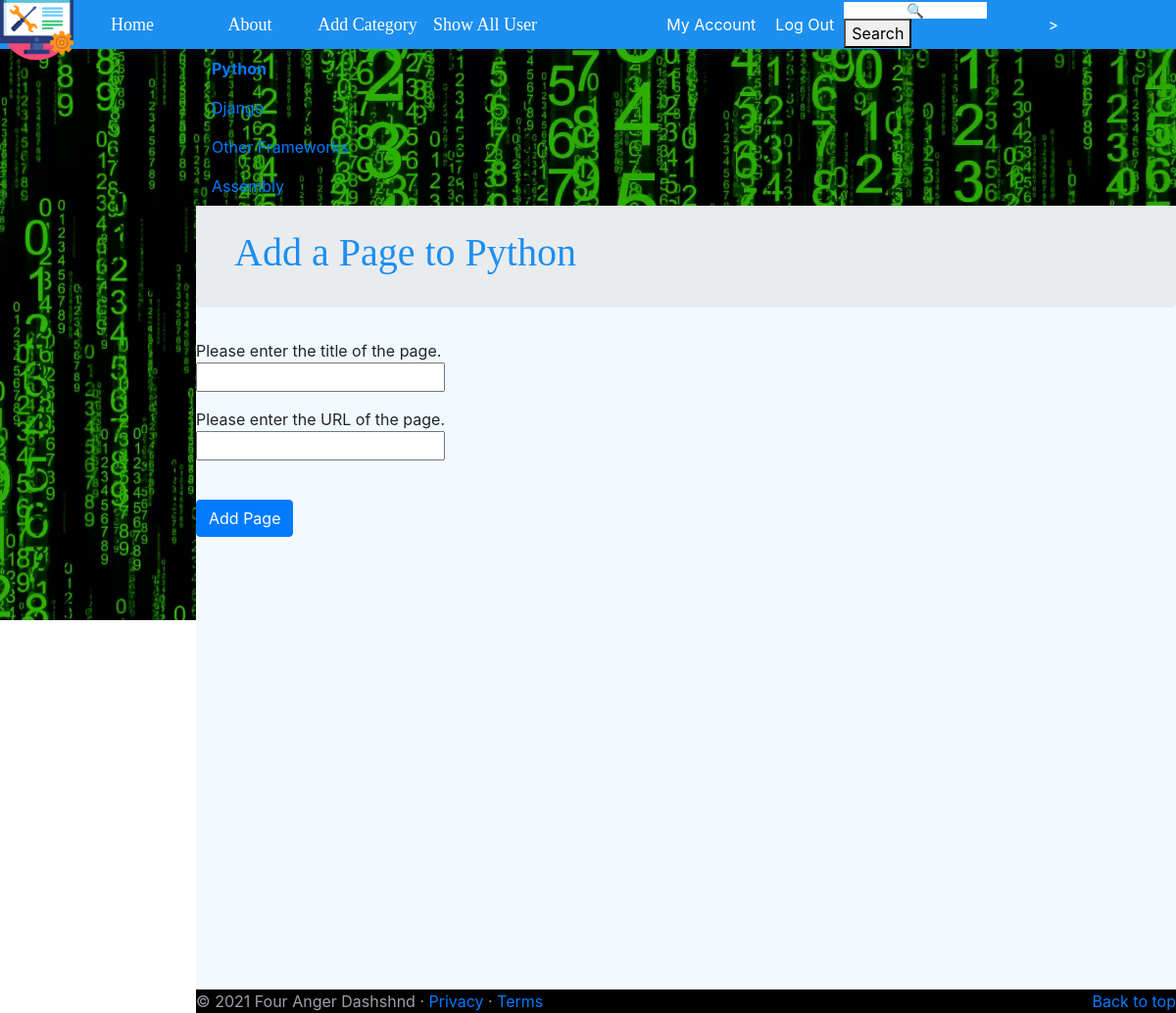
/rango/category/python/add_page/ (signed in), run on the app's committed database.
### rango/models.py (models this page shows, shortened)
class Category(models.Model):
    NAME_MAX_LENGTH = 128
    name = models.CharField(max_length=NAME_MAX_LENGTH, unique=True)
    views = models.IntegerField(default=0)
    likes = models.IntegerField(default=0)
    slug = models.SlugField(unique=True)
    class Meta:
        verbose_name_plural = 'Categories'

### rango/views.py (the view, shortened to what this page needs)
# urls.py: path('category/<slug:category_name_slug>/add_page/', views.add_page, name='add_page'),
@login_required
def add_page(request, category_name_slug):
    try:
        category = Category.objects.get(slug=category_name_slug)
    except:
        category = None
    if category is None:
        return redirect(reverse('rango:index'))
    form = PageForm()
    context_dict = {'form': form, 'category': category}
    return render(request, 'rango/add_page.html', context=context_dict)

### rango/forms.py (shortened to what this page needs)
class PageForm(forms.ModelForm):
    title = forms.CharField(max_length=Page.TITLE_MAX_LENGTH, help_text="Please enter the title of the page.")
    url = forms.URLField(max_length=Page.URL_MAX_LENGTH, help_text="Please enter the URL of the page.")
    views = forms.IntegerField(widget=forms.HiddenInput(), initial=0)
    class Meta:
        model = Page
        exclude = ('category',)

### rango/templatetags/rango_template_tags.py (called while the page is built)
@register.inclusion_tag('rango/categories.html')
def get_category_list(current_category=None):
    return {'categories': Category.objects.all(),
            'current_category': current_category}

### templates/rango/add_page.html (shortened to what this page needs)
{% extends 'rango/base.html' %}
{% load staticfiles %}
{% block body_block %}
    <div class="jumbotron p-4">
        <div class="container">
            <h1 class="jumbotron-heading">Add a Page to {{category.name}}</h1>
        </div>
    </div>
    <div class="container">
        <div class="row">
            <form role="form" id="page_form" method="post" action="{% url 'rango:add_page' category.slug %}">
                {% for field in form.visible_fields %}
                    {{ field.help_text }}<br/>
                    {{ field }}<br/>
                    <div class="p-2"></div>
                {% endfor %}
                <br />
                <button class="btn btn-primary" type="submit" name="submit">Add Page</button>
                <div class="p-5"></div>
            </form>
        </div>
    </div>
{% endblock %}

### templates/rango/categories.html (shortened to what this page needs)
<ul class="nav flex-column">
    {% if categories %}
        {% for c in categories %}
            {% if c == current_category %}
                <li class="nav-item">
                    <strong><a class="nav-link active" href="{% url 'rango:show_category' c.slug %}">
                        {{ c.name }}</a>
                    </strong>
                </li>
            {% else %}
                <li class="nav-item">
                    <a class="nav-link" href="{% url 'rango:show_category' c.slug %}">
                        {{ c.name }}
                    </a>
                </li>
            {% endif %}
        {% endfor %}
    {% else %}
        <li class="nav-item">There are no categories present.</li>
    {% endif %}
</ul>

### static/css/base_styles.css (style rules this page uses)
:root { --base-color: #1d8ff0; --base-background: #ebebeb; --lowlight-subtle: #2E2F33; --highlight-subtle: #9DA0A7; --highlight-medium: #C46B63; --highlight-strong: #FF1493; --highlight-alt: #40d9ff; --foreground-alt: #ffffff; --body-background: #c7c9ce; --header-font:"arial"; --header-small-height: 50px; --footer-height: 100px; }
html, body { height: 100%; }
body { padding-left: 200px; margin: 0; font-family: robotolight, sans-serif; color: var(--base-color); background-color: var(--base-background); background-image: url(../images/background.jpg); background-size: 100%; background-repeat: no-repeat; background-attachment: fixed; }
h1, h2, h3, h4, h5, h6 { font-family: 'Roboto Slab', serif; color: var(--base-color); }
ul { list-style: none; padding-left: 0; margin: 0px; }
input, select, textarea { font-family: robotolight, sans-serif; font-size: 15px; }
input { padding: 1px; }

### templates/rango/base.html (style rules this page uses)
body { background-image: url('../../static/images/background.jpg'); }

### data on the page
Category: name "Python"
Category: name "Django"
Category: name "Other Frameworks"
Category: name "Assembly"

### other printed values
{{ field.help_text }} "Please enter the title of the page." "Please enter the URL of the page."
